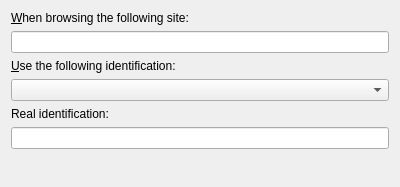
<ui version="4.0" >
 <class>UserAgentSelectorUI</class>
 <widget class="QWidget" name="UserAgentSelectorUI" >
  <property name="geometry" >
   <rect>
    <x>0</x>
    <y>0</y>
    <width>400</width>
    <height>187</height>
   </rect>
  </property>
  <layout class="QVBoxLayout" >
   <item>
    <widget class="QLabel" name="siteLabel" >
     <property name="whatsThis" >
      <string>&lt;qt>
Enter the site or domain name where a fake browser identification should be used.&lt;p>
&lt;u>NOTE:&lt;/u> Wildcard syntax such as \"*,?\" is NOT allowed: instead, use the top level address of a site to make generic matches; for example, if you want all KDE sites to receive a fake browser identification, you would enter &lt;code>kde.org&lt;/code> - the fake identity would then be sent to any KDE site that ends with &lt;code>kde.org&lt;/code>.&lt;/p>
&lt;/qt></string>
     </property>
     <property name="text" >
      <string>&amp;When browsing the following site:</string>
     </property>
     <property name="wordWrap" >
      <bool>false</bool>
     </property>
     <property name="buddy" >
      <cstring>siteLineEdit</cstring>
     </property>
    </widget>
   </item>
   <item>
    <widget class="QLineEdit" name="siteLineEdit" >
     <property name="whatsThis" >
      <string>&lt;qt>
Enter the site or domain name where a fake browser identification should be used.&lt;p>
&lt;u>NOTE:&lt;/u> Wildcard syntax such as \"*,?\" is NOT allowed: instead, use the top level address of a site to make generic matches; for example, if you want all KDE sites to receive a fake browser identification, you would enter &lt;code>kde.org&lt;/code> - the fake identity would then be sent to any KDE site that ends with &lt;code>kde.org&lt;/code>.&lt;/p>
&lt;/qt></string>
     </property>
    </widget>
   </item>
   <item>
    <widget class="QLabel" name="aliasLabel" >
     <property name="whatsThis" >
      <string>&lt;qt>
Select the browser identification to use whenever contacting the site you specified above.
&lt;/qt></string>
     </property>
     <property name="text" >
      <string>&amp;Use the following identification:</string>
     </property>
     <property name="wordWrap" >
      <bool>false</bool>
     </property>
     <property name="buddy" >
      <cstring>aliasComboBox</cstring>
     </property>
    </widget>
   </item>
   <item>
    <widget class="QComboBox" name="aliasComboBox" >
     <property name="whatsThis" >
      <string>&lt;qt>
Select the browser identification to use whenever contacting the site you specified above.
&lt;/qt></string>
     </property>
    </widget>
   </item>
   <item>
    <widget class="QLabel" name="identityLabel" >
     <property name="whatsThis" >
      <string>&lt;qt>
The actual browser identification text that will be sent to the remote machine.
&lt;/qt></string>
     </property>
     <property name="text" >
      <string>Real identification:</string>
     </property>
     <property name="wordWrap" >
      <bool>false</bool>
     </property>
    </widget>
   </item>
   <item>
    <widget class="QLineEdit" name="identityLineEdit" >
     <property name="whatsThis" >
      <string>&lt;qt>
The actual browser identification text that will be sent to the remote machine.
&lt;/qt></string>
     </property>
     <property name="readOnly" >
      <bool>true</bool>
     </property>
    </widget>
   </item>
   <item>
    <spacer>
     <property name="orientation" >
      <enum>Qt::Vertical</enum>
     </property>
     <property name="sizeType" >
      <enum>QSizePolicy::Expanding</enum>
     </property>
     <property name="sizeHint" >
      <size>
       <width>377</width>
       <height>16</height>
      </size>
     </property>
    </spacer>
   </item>
  </layout>
 </widget>
 <customwidgets>
 </customwidgets>
 <resources/>
 <connections/>
</ui>
